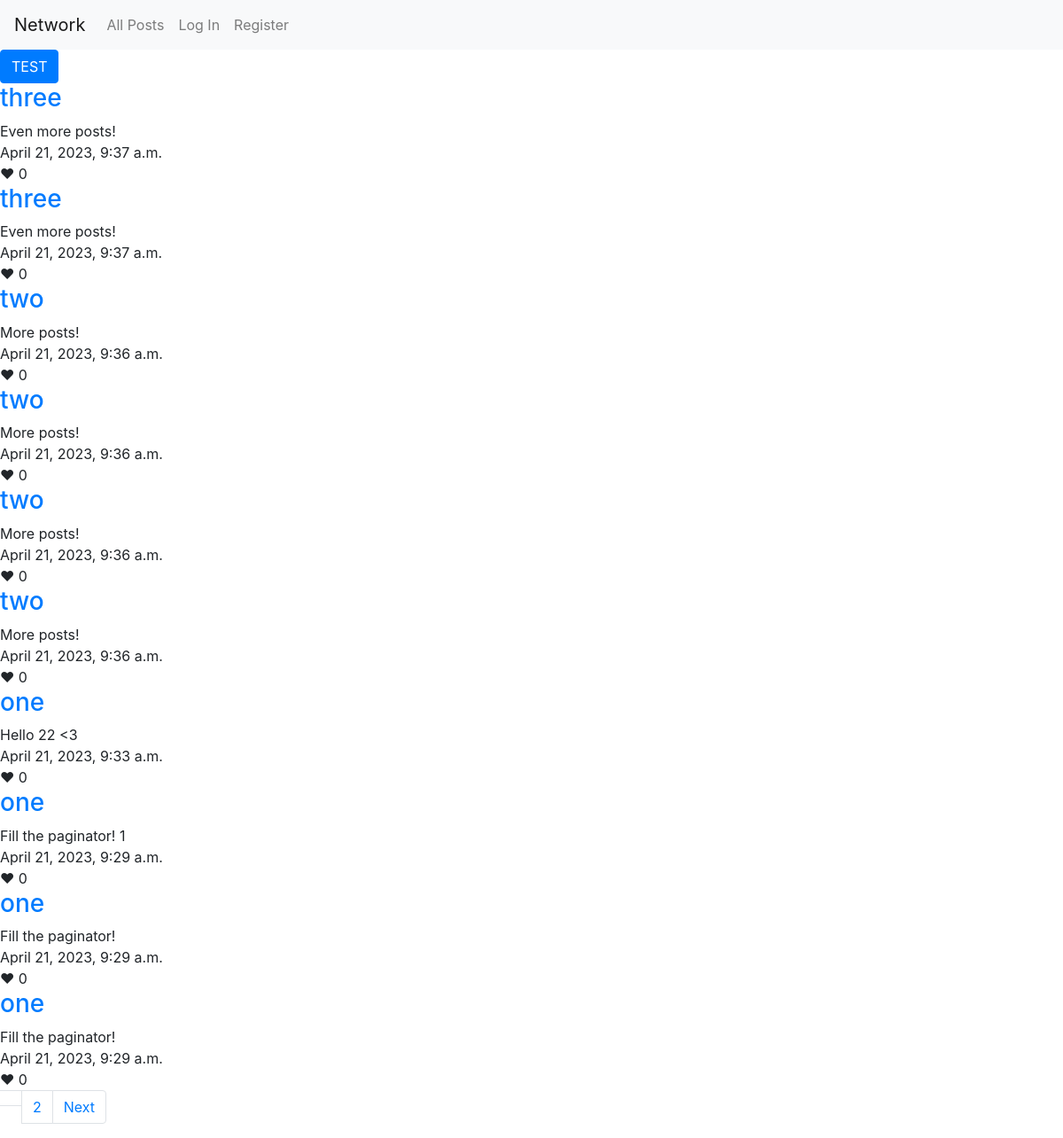
The page / on the database its author committed.
### network/models.py (models this page shows, shortened)
class Posts(models.Model):
    user = models.ForeignKey(User, on_delete=models.CASCADE)
    content = models.CharField(max_length=280)
    datetime = models.DateTimeField(auto_now_add=True)
    likes = models.ManyToManyField(User, symmetrical=False, blank=True, related_name="likes")
    def LikeCount(self):
        return self.likes.count()
    class Meta:
        ordering = ['-datetime']

class User(AbstractUser):
    followers = models.ManyToManyField('self', symmetrical=False, blank=True)
    def __str__(self):
        return f"{self.username}"

### network/views.py (the view)
# urls.py: path("", views.index, name="index"),
def index(request):
    all_posts = Posts.objects.all()
    paginator_all = Paginator(all_posts, 10)
    page_number = 1
    if request.GET.get("page") != None:
        page_number = request.GET.get("page")
    return render(request, "network/index.html", {
        "all_posts": paginator_all.page(page_number),
        })

### network/templates/network/index.html (shortened to what this page needs)
{% extends "network/layout.html" %}
{% block body %}
    <button class="btn btn-primary" onclick=myFunction(1)>TEST</button>
    {% for post in all_posts%}
        <div>
            <h3><a href="{% url 'user' post.user.username %}">{{post.user}}</a></h3>
            <div id="content{{post.pk}}">{{post.content}}</div>
            <div>{{post.datetime}}</div>
            {% if not post.user == user %}
                <div onclick=likePost(this.id) id="like{{post.pk}}">
                    ❤
                    {% if post.LikeCount > 0 %}
                    {{post.LikeCount}}
                    {% else %}
                        0
                    {% endif %}
                </div>
            {% endif %}
        </div>
    {% endfor %}
    <div>
        <nav aria-label="Page navigation">
            <ul class="pagination">
                <li><a class="page-link" href="">{{all_posts.page_number}}</a></li>
                {% if all_posts.has_next %}
                    <li class="page-item"><a class="page-link" href="?page={{all_posts.next_page_number}}">{{all_posts.next_page_number}}</a></li>
                    <li class="page-item"><a class="page-link" href="?page={{all_posts.next_page_number}}">Next</a></li>
                {% endif %}
            </ul>
        </nav>
    </div>
{% endblock %}

### rows shown on the page
Posts: user "three", content "Even more posts!", datetime "April 21, 2023, 9:37 a.m."
Posts: user "three", content "Even more posts!", datetime "April 21, 2023, 9:37 a.m."
Posts: user "two", content "More posts!", datetime "April 21, 2023, 9:36 a.m."
Posts: user "two", content "More posts!", datetime "April 21, 2023, 9:36 a.m."
Posts: user "two", content "More posts!", datetime "April 21, 2023, 9:36 a.m."
Posts: user "two", content "More posts!", datetime "April 21, 2023, 9:36 a.m."
Posts: user "one", content "Hello 22 <3", datetime "April 21, 2023, 9:33 a.m."
Posts: user "one", content "Fill the paginator! 1", datetime "April 21, 2023, 9:29 a.m."
Posts: user "one", content "Fill the paginator!", datetime "April 21, 2023, 9:29 a.m."
Posts: user "one", content "Fill the paginator!", datetime "April 21, 2023, 9:29 a.m."

### other values the page prints
{{ all_posts.next_page_number }} "2"
